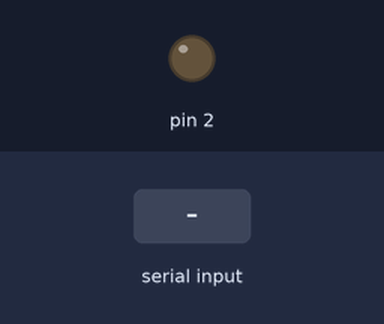
A sketch run on a simulated Arduino Uno, built with avr-gcc and run on an emulated ATmega328P. On the bench: output pins drawn as LEDs (lit = HIGH). Inputs (shaded band) come from the test bench. What the sketch prints to the serial monitor is not drawn.

Above: at 1.2 s.
1.3 s: "y" received over Serial
At 3.0 s:
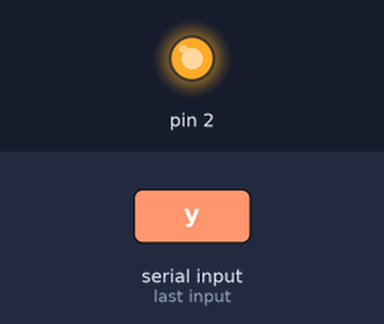
3.5 s: "n" received over Serial
At 5.2 s:
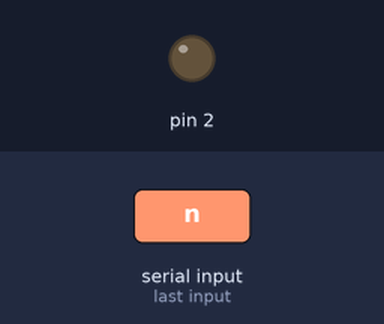
5.5 s: "Y" received over Serial
At 7.3 s:
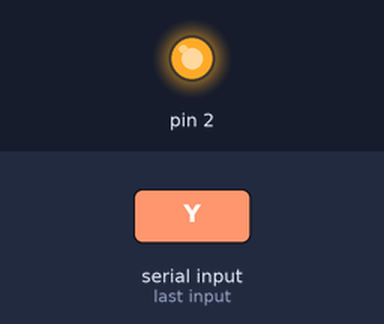
7.6 s: "N" received over Serial
At 9.6 s:
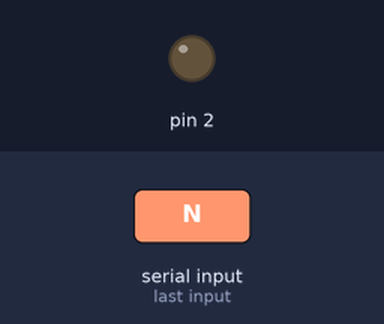
Timing chart, 0 to 10.6 s (numbered marks = the images above; inputs shaded):
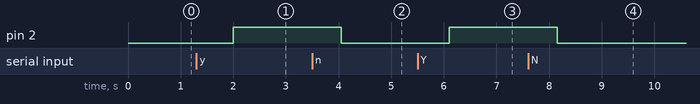

The sketch:

lesson3.ino
```cpp
void setup() {
  pinMode(2, OUTPUT);//LEDピンを出力へ
  Serial.begin(9600); //シリアルを9600バンドに設定する
  while (! Serial); // シリアルの初期化を許可する
  Serial.println("Yもしくはyを入力するとLEDが光るよ！");
}
void loop() {
  if (Serial.available()){
    char ch = Serial.read();
    if(ch=='y'||ch=='Y'){
      digitalWrite(2, HIGH);
      Serial.println("LEDが光りました!!");
      Serial.println("スイッチをオフにする場合はNまたはnを入力するとLEDが消えるよ!");
      }
    if(ch=='n'||ch=='N'){
      digitalWrite(2, LOW);
      Serial.println("LEDが消えました!!");
      Serial.println("スイッチをオンにする場合はYもしくはyを入力するとLEDが光るよ");
    }
  }
  delay(1000);
}
```

Measured:
- after the input at 1.3 s, pin 2: LOW → HIGH after 0.70 s
- after the input at 3.5 s, pin 2: HIGH → LOW after 0.55 s
- after the input at 5.5 s, pin 2: LOW → HIGH after 0.60 s
- after the input at 7.6 s, pin 2: HIGH → LOW after 0.55 s
